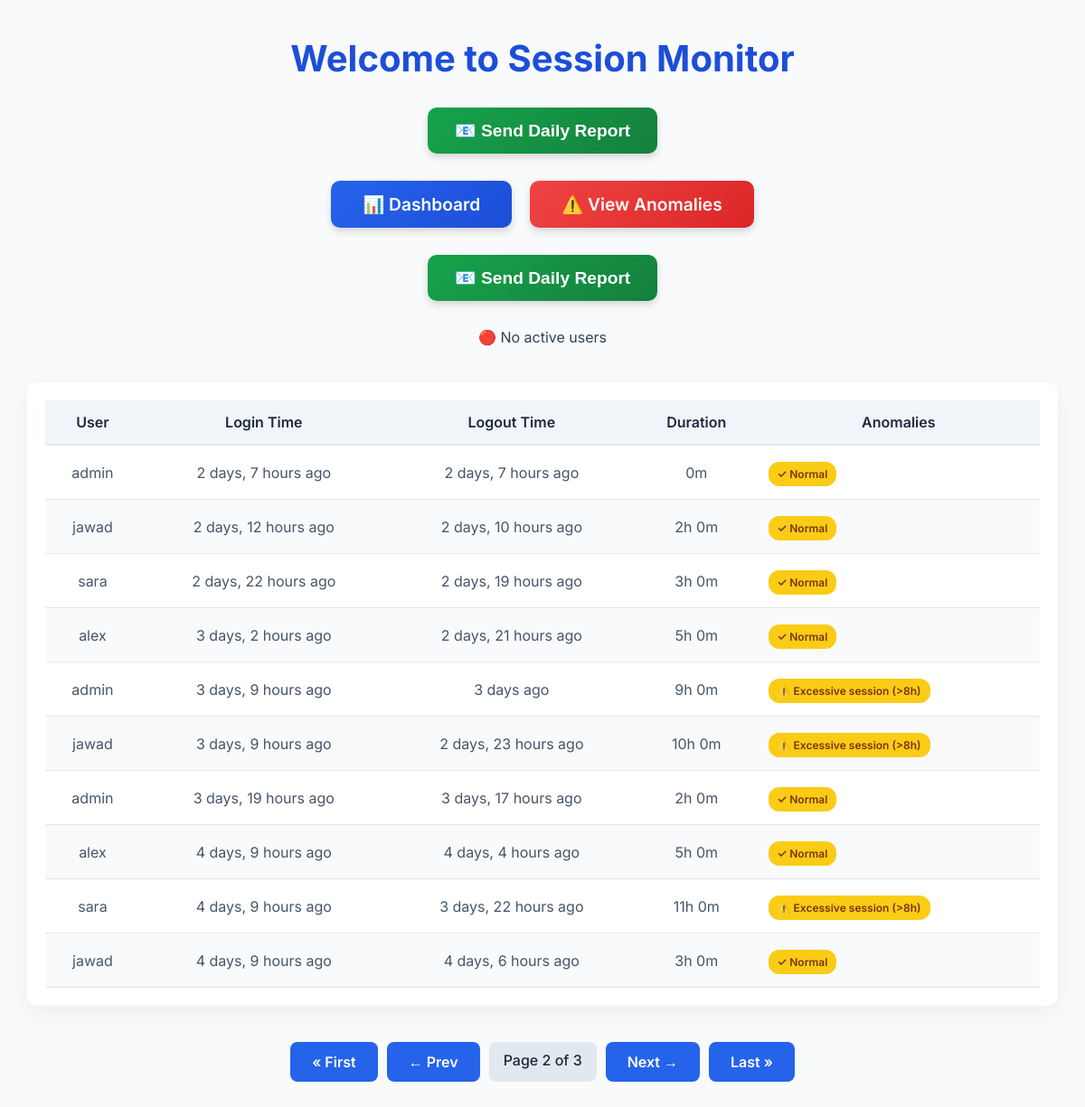
Page /?page=2 on the earlier database version.
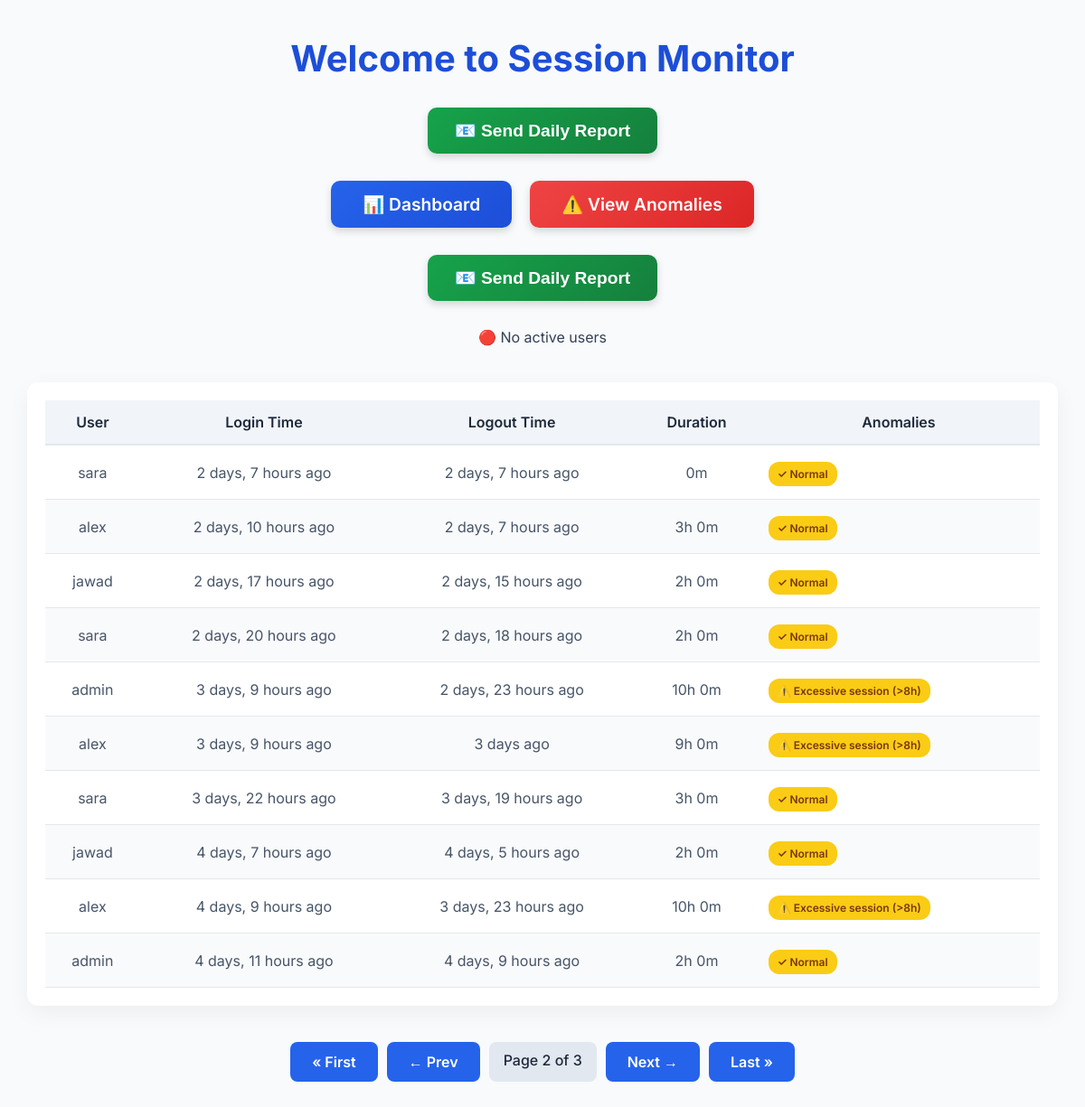
Same page on the later database version.
### tracker/models.py (models this page shows, shortened)
class SessionLog(models.Model):
    user = models.ForeignKey(User, on_delete=models.CASCADE)
    computer_name = models.CharField(max_length=100, null=True, blank=True)
    login_time = models.DateTimeField()
    logout_time = models.DateTimeField(null=True, blank=True)
    session_duration = models.DurationField(null=True, blank=True)
    def is_anomalous(self):
        india_tz = pytz.timezone("Asia/Kolkata")
        local_login = self.login_time.astimezone(india_tz)
        return local_login.hour < 7 or local_login.hour > 21
    is_anomalous.boolean = True
    is_anomalous.short_description = 'Anomalous?'

### tracker/views.py (the view)
# urls.py: 2. Add a URL to urlpatterns:  path('', views.home, name='home')
def home(request):
    all_logs = SessionLog.objects.select_related('user').order_by('-login_time')
    paginator = Paginator(all_logs, 10)
    page_number = request.GET.get('page')
    page_logs = paginator.get_page(page_number)
    for log in page_logs:
        log.login_time = localtime(log.login_time)
        log.logout_time = localtime(log.logout_time) if log.logout_time else None
        if log.logout_time:
            if log.logout_time <= now():
                delta = log.logout_time - log.login_time
                hours, remainder = divmod(delta.total_seconds(), 3600)
                minutes = remainder // 60
                log.duration_str = f"{int(hours)}h {int(minutes)}m" if hours else f"{int(minutes)}m"
                log.logout_status = log.logout_time.strftime('%I:%M %p, %b %d')
            else:
                log.duration_str = "Invalid (future logout)"
                log.logout_status = "Invalid"
        else:
            log.duration_str = "Active"
            log.logout_status = "Active"
        log.anomalies = is_anomalous(log)
    active_users = SessionLog.objects.filter(logout_time__isnull=True).count()
    return render(request, 'home.html', {
        'logs': page_logs,
        'active_users': active_users
    })

### tracker/views.py (called while the page is built)
def is_anomalous(log):
    notes = []
    if log.logout_time:
        if log.logout_time < log.login_time:
            notes.append("⚠️ Logout before login")
        elif log.logout_time > now().astimezone(pytz.timezone("Asia/Kolkata")):
            notes.append("⚠️ Future logout time")
    duration = (log.logout_time - log.login_time) if log.logout_time else timedelta(0)
    if duration > timedelta(hours=8):
        notes.append("⚠️ Excessive session (>8h)")
    return notes if notes else ["✓ Normal"]

### tracker/templates/home.html (shortened to what the changed rows need)
{% load humanize %}
<!DOCTYPE html>
<html lang="en">
<head>
</head>
<body>
<h1>Welcome to Session Monitor</h1>
<div class="table-container">
    <table>
        <thead>
            <tr>
                <th>User</th>
                <th>Login Time</th>
                <th>Logout Time</th>
                <th>Duration</th>
                <th>Anomalies</th>
            </tr>
        </thead>
        <tbody>
            {% for log in logs %}
                <tr>
                    <td>{{ log.user.username|default:"-" }}</td>
                    <td title="{{ log.login_time }}">{{ log.login_time|naturaltime }}</td>
                    <td>
                        {% if log.duration_str == "Invalid (future logout)" %}
                            <span class="status invalid">Invalid</span>
                        {% elif log.logout_time %}
                            <span title="{{ log.logout_time }}">{{ log.logout_time|naturaltime }}</span>
                        {% else %}
                            <span class="status active">Active</span>
                        {% endif %}
                    </td>
                    <td>
                        {% if log.duration_str == "Invalid (future logout)" %}
                            <span class="red-text">{{ log.duration_str }}</span>
                        {% else %}
                            {{ log.duration_str|default:"-" }}
                        {% endif %}
                    </td>
                    <td class="anomalies-column">
                        {% if log.anomalies %}
                            {% for issue in log.anomalies %}
                                <span class="anomaly-tag" title="Potential Issue">{{ issue }}</span>
                            {% endfor %}
                        {% else %}
                            <span style="color: #16a34a; font-weight: 500;">✔ Normal</span>
                        {% endif %}
                    </td>
                </tr>
            {% empty %}
                <tr><td colspan="5">No session logs found.</td></tr>
            {% endfor %}
        </tbody>
    </table>
</div>
</body>
</html>

Differences in the rows shown:
no longer on this page (row edited): SessionLog: user.username "admin", login_time "2 days, 7 hours ago", logout_time "2 days, 7 hours ago", duration_str "0m", anomalies "✓ Normal"
no longer on this page (row edited): SessionLog: user.username "jawad", login_time "2 days, 12 hours ago", logout_time "2 days, 10 hours ago", duration_str "2h 0m", anomalies "✓ Normal"
now on this page (row edited): SessionLog: user.username "sara", login_time "2 days, 7 hours ago", logout_time "2 days, 7 hours ago", duration_str "0m", anomalies "✓ Normal"
now on this page (row edited): SessionLog: user.username "alex", login_time "2 days, 10 hours ago", logout_time "2 days, 7 hours ago", duration_str "3h 0m", anomalies "✓ Normal"
changed SessionLog: login_time "3 days, 9 hours ago" → "2 days, 17 hours ago"; logout_time "2 days, 23 hours ago" → "2 days, 15 hours ago"; duration_str "10h 0m" → "2h 0m"; moves up the list
changed SessionLog: login_time "2 days, 22 hours ago" → "2 days, 20 hours ago"; logout_time "2 days, 19 hours ago" → "2 days, 18 hours ago"; duration_str "3h 0m" → "2h 0m"
changed SessionLog: logout_time "3 days ago" → "2 days, 23 hours ago"; duration_str "9h 0m" → "10h 0m"; moves down the list
changed SessionLog: login_time "3 days, 2 hours ago" → "3 days, 9 hours ago"; logout_time "2 days, 21 hours ago" → "3 days ago"; duration_str "5h 0m" → "9h 0m"
changed SessionLog: login_time "4 days, 9 hours ago" → "3 days, 22 hours ago"; logout_time "3 days, 22 hours ago" → "3 days, 19 hours ago"; duration_str "11h 0m" → "3h 0m"
changed SessionLog: login_time "4 days, 9 hours ago" → "4 days, 7 hours ago"; logout_time "4 days, 6 hours ago" → "4 days, 5 hours ago"; duration_str "3h 0m" → "2h 0m"
changed SessionLog: logout_time "4 days, 4 hours ago" → "3 days, 23 hours ago"; duration_str "5h 0m" → "10h 0m"; moves down the list
changed SessionLog: login_time "3 days, 19 hours ago" → "4 days, 11 hours ago"; logout_time "3 days, 17 hours ago" → "4 days, 9 hours ago"; moves down the list
Other differences:
new list line: "✓ Normal"
new list line: "⚠️ Excessive session (>8h)"
list line gone: "✓ Normal"
list line gone: "⚠️ Excessive session (>8h)"
